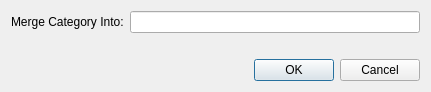
<?xml version="1.0" encoding="UTF-8"?>
<ui version="4.0">
 <class>MergeDialog</class>
 <widget class="QDialog" name="MergeDialog">
  <property name="geometry">
   <rect>
    <x>0</x>
    <y>0</y>
    <width>431</width>
    <height>92</height>
   </rect>
  </property>
  <property name="windowTitle">
   <string>Merge Category</string>
  </property>
  <layout class="QVBoxLayout" name="verticalLayout">
   <item>
    <layout class="QHBoxLayout" name="horizontalLayout">
     <item>
      <widget class="QLabel" name="merge_label">
       <property name="text">
        <string>Merge Category Into:</string>
       </property>
       <property name="buddy">
        <cstring>merge_edit</cstring>
       </property>
      </widget>
     </item>
     <item>
      <widget class="QLineEdit" name="merge_edit"/>
     </item>
    </layout>
   </item>
   <item>
    <spacer name="verticalSpacer">
     <property name="orientation">
      <enum>Qt::Vertical</enum>
     </property>
     <property name="sizeHint" stdset="0">
      <size>
       <width>20</width>
       <height>2</height>
      </size>
     </property>
    </spacer>
   </item>
   <item>
    <widget class="QDialogButtonBox" name="button_box">
     <property name="orientation">
      <enum>Qt::Horizontal</enum>
     </property>
     <property name="standardButtons">
      <set>QDialogButtonBox::Cancel|QDialogButtonBox::Ok</set>
     </property>
    </widget>
   </item>
  </layout>
 </widget>
 <resources/>
 <connections>
  <connection>
   <sender>button_box</sender>
   <signal>accepted()</signal>
   <receiver>MergeDialog</receiver>
   <slot>accept()</slot>
   <hints>
    <hint type="sourcelabel">
     <x>248</x>
     <y>254</y>
    </hint>
    <hint type="destinationlabel">
     <x>157</x>
     <y>274</y>
    </hint>
   </hints>
  </connection>
  <connection>
   <sender>button_box</sender>
   <signal>rejected()</signal>
   <receiver>MergeDialog</receiver>
   <slot>reject()</slot>
   <hints>
    <hint type="sourcelabel">
     <x>316</x>
     <y>260</y>
    </hint>
    <hint type="destinationlabel">
     <x>286</x>
     <y>274</y>
    </hint>
   </hints>
  </connection>
 </connections>
</ui>
